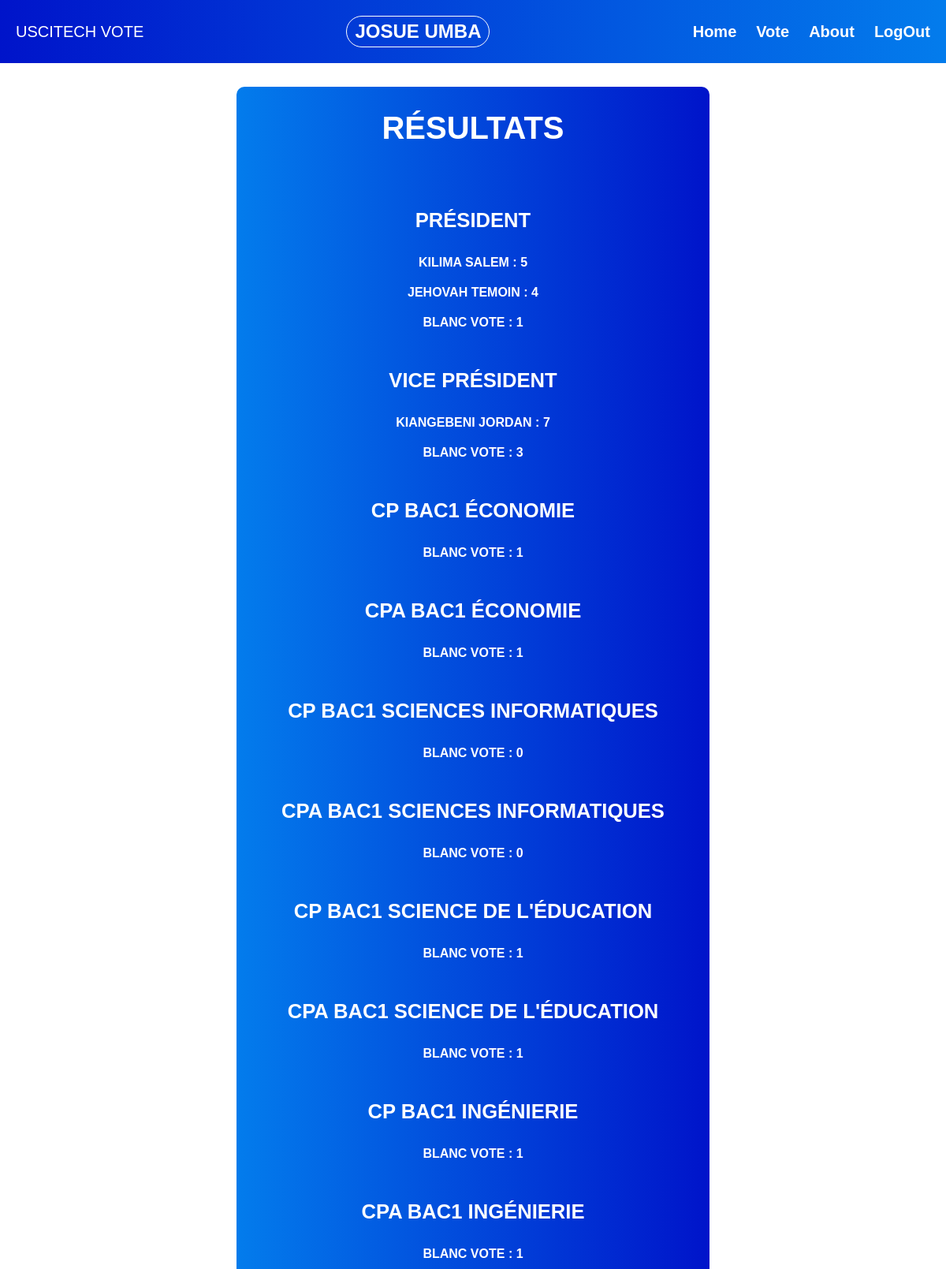
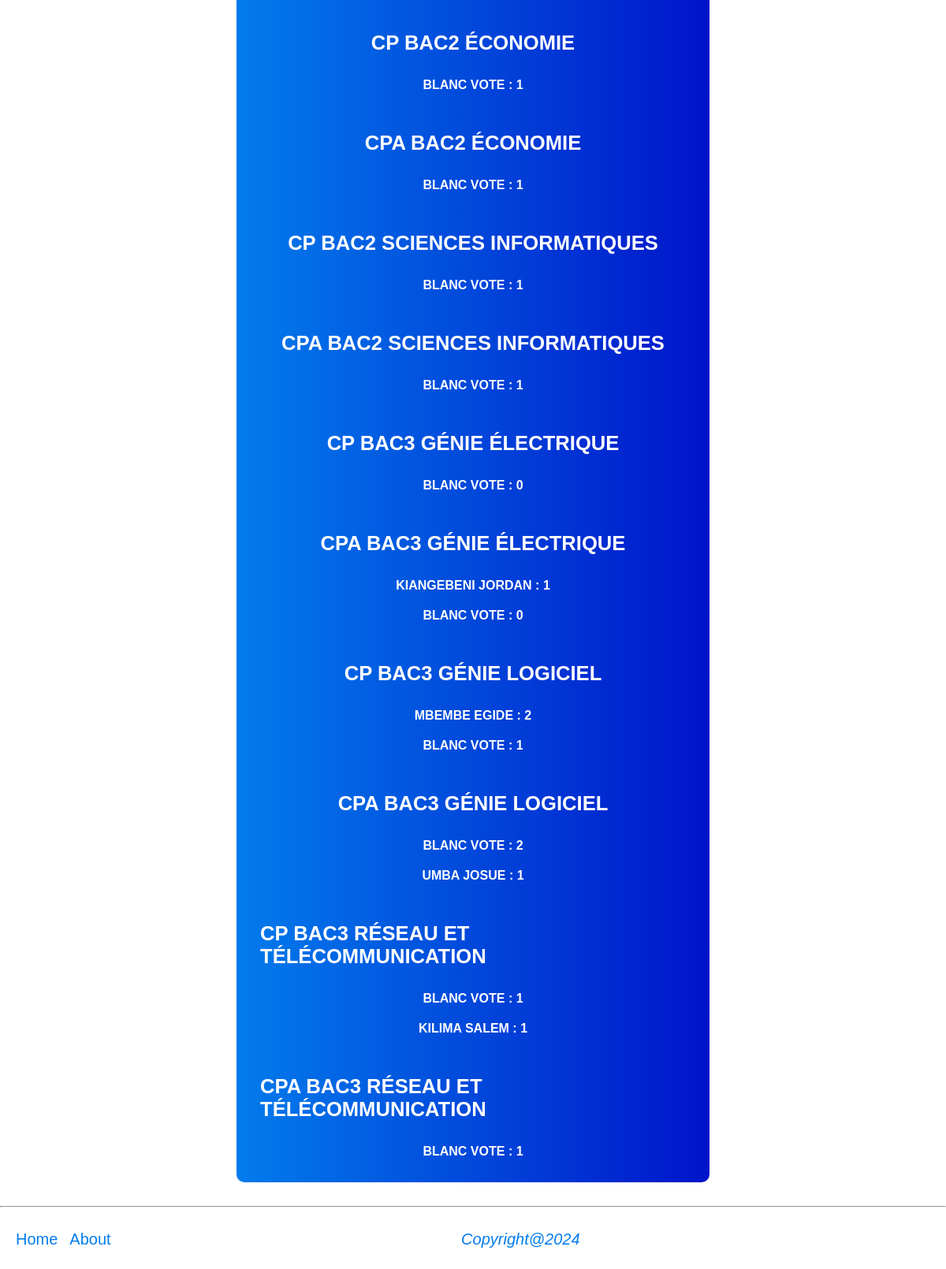
The app's page /results_form.php (signed in) with its own data (2 pictures, top to bottom).
### tables this page shows
CREATE TABLE `candidat` (
  `id` int(11) NOT NULL,
  `etudiant` int(11) NOT NULL,
  `poste` int(11) NOT NULL
);

CREATE TABLE `vote_2` (
  `id` int(11) NOT NULL,
  `nom` varchar(256) NOT NULL,
  `voix` int(11) NOT NULL
);

### treat_candidat.php (called while the page is built, shortened)
<?php
require_once(__DIR__ ."/dbconnection.php");
require_once(__DIR__ ."/results.php");
$presidences= $mysqlClient-> prepare("SELECT * FROM vote_2 ORDER BY voix DESC");
$presidences-> execute();
$presidences= $presidences-> fetchAll();

### fonctions.php (called while the page is built, shortened)
<?php
function getPresidenceVote($mysqlClient, $titre) {
    $query= "SELECT c.id AS id, CONCAT(e.nom, ' ', e.prenom) AS nom, COUNT(v.candidat) AS voix
            FROM etudiant e
            LEFT JOIN candidat c ON e.id = c.etudiant
            LEFT JOIN vote v ON c.id = v.candidat
            LEFT JOIN poste p ON p.id = c.poste
            WHERE p.titre = :titre
            GROUP BY e.nom
            ORDER BY voix DESC";
    $stmt= $mysqlClient-> prepare($query);
    $stmt->execute(['titre' => $titre]) or die(print_r($mysqlClient->errorInfo()));
    $result= $stmt->fetchAll();
    return $result;
}
function getCpsVote($mysqlClient, $titre, $promotion, $options) {
    $query= "SELECT CONCAT(e.nom, ' ', e.prenom) AS nom, COUNT(v.candidat) AS voix
            FROM etudiant e
            LEFT JOIN candidat c ON e.id = c.etudiant
            LEFT JOIN vote v ON c.id = v.candidat
            LEFT JOIN poste p ON p.id = c.poste
            WHERE p.titre = :titre AND e.promotion= :promotion AND e.options= :options
            GROUP BY e.nom
            ORDER BY voix DESC";
    $stmt= $mysqlClient-> prepare($query);
    $stmt->execute(['titre' => $titre, 'promotion' => $promotion, 'options' => $options]) or die(print_r($mysqlClient->errorInfo()));
    $result= $stmt->fetchAll();
    return $result;
}
?>

### results.php (called while the page is built, shortened)
<?php
require_once(__DIR__ ."/fonctions.php");
$presidence= getPresidenceVote($mysqlClient, 'president');
$vice_presidence= getPresidenceVote($mysqlClient, 'vice president');
$cp_bac1_economie= getCpsVote($mysqlClient, 'cp', 'bac1', 'economie');
$cp_bac1_ingenierie= getCpsVote($mysqlClient, 'cp', 'bac1', 'ingenierie');
$cp_bac1_education= getCpsVote($mysqlClient, 'cp', 'bac1', 'science education');
$cp_bac1_informatique= getCpsVote($mysqlClient, 'cp', 'bac1', 'sciences informatiques');
$cpa_bac1_economie= getCpsVote($mysqlClient, 'cpa', 'bac1', 'economie');
$cpa_bac1_ingenierie= getCpsVote($mysqlClient, 'cpa', 'bac1', 'ingenierie');
$cpa_bac1_education= getCpsVote($mysqlClient, 'cpa', 'bac1', 'science education');
$cpa_bac1_informatique= getCpsVote($mysqlClient, 'cpa', 'bac1', 'sciences informatiques');
$cp_bac2_economie= getCpsVote($mysqlClient, 'cp', 'bac2', 'economie');
$cp_bac2_informatique= getCpsVote($mysqlClient, 'cp', 'bac2', 'sciences informatiques');
$cpa_bac2_economie= getCpsVote($mysqlClient, 'cpa', 'bac2', 'economie');
$cpa_bac2_informatique= getCpsVote($mysqlClient, 'cpa', 'bac2', 'sciences informatiques');
$cp_bac3_genielogiciel= getCpsVote($mysqlClient, 'cp', 'bac3', 'genie logiciel');
$cp_bac3_reseau= getCpsVote($mysqlClient, 'cp', 'bac3', 'reseau telecommunication');
$cp_bac3_genieelectrique= getCpsVote($mysqlClient, 'cp', 'bac3', 'genie electrique');
$cpa_bac3_genielogiciel= getCpsVote($mysqlClient, 'cpa', 'bac3', 'genie logiciel');
$cpa_bac3_reseau= getCpsVote($mysqlClient, 'cpa', 'bac3', 'reseau telecommunication');
$cpa_bac3_genieelectrique= getCpsVote($mysqlClient, 'cpa', 'bac3', 'genie electrique');
?>

### results_form.php (the view, shortened to what this page needs)
<?php
require_once(__DIR__ ."/results.php");
require_once(__DIR__ ."/treat_candidat.php");
?>
<!DOCTYPE html>
<html lang="en">
<head>
    <link rel="stylesheet" href="styles/style.css">
    <link rel="stylesheet" href="styles/style2.css">
</head>
<body>
    <?php require_once(__DIR__ . "/header.php") ?>
    <section class="section-results">
        <h1>résultats</h1>
        <div>
            <h2>président</h2>
            <?php foreach($presidences as $president): ?>
                <p><?php echo $president["nom"]; ?> : <?php echo $president["voix"]; ?></p>
            <?php endforeach; ?>
        </div>
        <div>
            <h2>vice président</h2>
            <?php foreach($vice_presidence as $vice_president): ?>
                <p><?php echo $vice_president["nom"]; ?> : <?php echo $vice_president["voix"]; ?></p>
            <?php endforeach; ?>
        </div>
        <div>
            <h2>cp bac1 économie</h2>
            <?php foreach($cp_bac1_economie as $cp): ?>
                <p><?php echo $cp["nom"]; ?> : <?php echo $cp["voix"]; ?></p>
            <?php endforeach; ?>
        </div>
        <div>
            <h2>cpa bac1 économie</h2>
            <?php foreach($cpa_bac1_economie as $cpa): ?>
                <p><?php echo $cpa["nom"]; ?> : <?php echo $cpa["voix"]; ?></p>
            <?php endforeach; ?>
        </div>
        <div>
            <h2>cp bac1 sciences informatiques</h2>
            <?php foreach($cp_bac1_informatique as $cp): ?>
                <p><?php echo $cp["nom"]; ?> : <?php echo $cp["voix"]; ?></p>
            <?php endforeach; ?>
        </div>
        <div>
            <h2>cpa bac1 sciences informatiques</h2>
            <?php foreach($cpa_bac1_informatique as $cpa): ?>
                <p><?php echo $cpa["nom"]; ?> : <?php echo $cpa["voix"]; ?></p>
            <?php endforeach; ?>
        </div>
        <div>
            <h2>cp bac1 science de l'éducation</h2>
            <?php foreach($cp_bac1_education as $cp): ?>
                <p><?php echo $cp["nom"]; ?> : <?php echo $cp["voix"]; ?></p>
            <?php endforeach; ?>
        </div>
        <div>
            <h2>cpa bac1 science de l'éducation</h2>
            <?php foreach($cpa_bac1_education as $cpa): ?>
                <p><?php echo $cpa["nom"]; ?> : <?php echo $cpa["voix"]; ?></p>
            <?php endforeach; ?>
        </div>
        <div>
            <h2>cp bac1 ingénierie</h2>
            <?php foreach($cp_bac1_ingenierie as $cp): ?>
                <p><?php echo $cp["nom"]; ?> : <?php echo $cp["voix"]; ?></p>
            <?php endforeach; ?>
        </div>
        <div>
            <h2>cpa bac1 ingénierie</h2>
            <?php foreach($cpa_bac1_ingenierie as $cpa): ?>
                <p><?php echo $cpa["nom"]; ?> : <?php echo $cpa["voix"]; ?></p>
            <?php endforeach; ?>
        </div>
        <div>
            <h2>cp bac2 économie</h2>
            <?php foreach($cp_bac2_economie as $cp): ?>
                <p><?php echo $cp["nom"]; ?> : <?php echo $cp["voix"]; ?></p>
            <?php endforeach; ?>
        </div>
        <div>
            <h2>cpa bac2 économie</h2>
            <?php foreach($cpa_bac2_economie as $cpa): ?>
                <p><?php echo $cpa["nom"]; ?> : <?php echo $cpa["voix"]; ?></p>
            <?php endforeach; ?>
        </div>
        <div>
            <h2>cp bac2 sciences informatiques</h2>
            <?php foreach($cp_bac2_informatique as $cp): ?>
                <p><?php echo $cp["nom"]; ?> : <?php echo $cp["voix"]; ?></p>
            <?php endforeach; ?>
        </div>
        <div>
            <h2>cpa bac2 sciences informatiques</h2>
            <?php foreach($cpa_bac2_informatique as $cpa): ?>
                <p><?php echo $cpa["nom"]; ?> : <?php echo $cpa["voix"]; ?></p>
            <?php endforeach; ?>
        </div>
        <div>
            <h2>cp bac3 génie électrique</h2>
            <?php foreach($cp_bac3_genieelectrique as $cp): ?>
                <p><?php echo $cp["nom"]; ?> : <?php echo $cp["voix"]; ?></p>
            <?php endforeach; ?>
        </div>
        <div>
            <h2>cpa bac3 génie électrique</h2>
            <?php foreach($cpa_bac3_genieelectrique as $cpa): ?>
                <p><?php echo $cpa["nom"]; ?> : <?php echo $cpa["voix"]; ?></p>
            <?php endforeach; ?>
        </div>
        <div>
            <h2>cp bac3 génie logiciel</h2>
            <?php foreach($cp_bac3_genielogiciel as $cp): ?>
                <p><?php echo $cp["nom"]; ?> : <?php echo $cp["voix"]; ?></p>
            <?php endforeach; ?>
        </div>
        <div>
            <h2>cpa bac3 génie logiciel</h2>
            <?php foreach($cpa_bac3_genielogiciel as $cpa): ?>
                <p><?php echo $cpa["nom"]; ?> : <?php echo $cpa["voix"]; ?></p>
            <?php endforeach; ?>
        </div>
        <div>
            <h2>cp bac3 réseau et télécommunication</h2>
            <?php foreach($cp_bac3_reseau as $cp): ?>
                <p><?php echo $cp["nom"]; ?> : <?php echo $cp["voix"]; ?></p>
            <?php endforeach; ?>
        </div>
        <div>
            <h2>cpa bac3 réseau et télécommunication</h2>
            <?php foreach($cpa_bac3_reseau as $cpa): ?>
                <p><?php echo $cpa["nom"]; ?> : <?php echo $cpa["voix"]; ?></p>
            <?php endforeach; ?>
        </div>
    </section>
    <?php require_once(__DIR__ . "/footer.php") ?>
</body>
</html>

### styles/style.css (style rules this page uses)
* { margin: 0; padding: 0; box-sizing: border-box; font-family: 'Poppins', sans-serif; }

### styles/style2.css (style rules this page uses)
.section-results { display: flex; flex-direction: column; justify-content: center; align-items: center; text-transform: uppercase; width: 50vw; margin: 30px auto; padding: 30px; background-image: linear-gradient(to right, rgb(3, 124, 236), rgb(0, 20, 202)); color: white; border-radius: 10px; gap: 50px; }
.section-results h1 { font-size: 2.5em; margin-bottom: 30px; }
.section-results div { display: flex; flex-direction: column; justify-content: center; align-items: center; gap: 20px; }
.section-results h2 { font-size: 1.6em; margin-bottom: 10px; }
.section-results p { font-weight: 600; }

### records on screen
candidat: nom "KILIMA SALEM", voix "5"
vote_2: nom "JEHOVAH TEMOIN", voix "4"
vote_2: nom "BLANC VOTE", voix "1"
candidat: nom "KIANGEBENI JORDAN", voix "7"
candidat: nom "BLANC VOTE", voix "3"

### other values on screen
$_SESSION['logged_student']['prenom'] "JOSUE"
$_SESSION['logged_student']['nom'] "UMBA"
$cp["nom"] "BLANC VOTE"
$cp["voix"] "1"
$cpa["nom"] "BLANC VOTE"
$cpa["voix"] "1"
$cp["voix"] "0"
$cpa["voix"] "0"
$cpa["nom"] "KIANGEBENI JORDAN"
$cp["nom"] "MBEMBE EGIDE"
$cp["voix"] "2"
$cpa["voix"] "2"
$cpa["nom"] "UMBA JOSUE"
$cp["nom"] "KILIMA SALEM"
